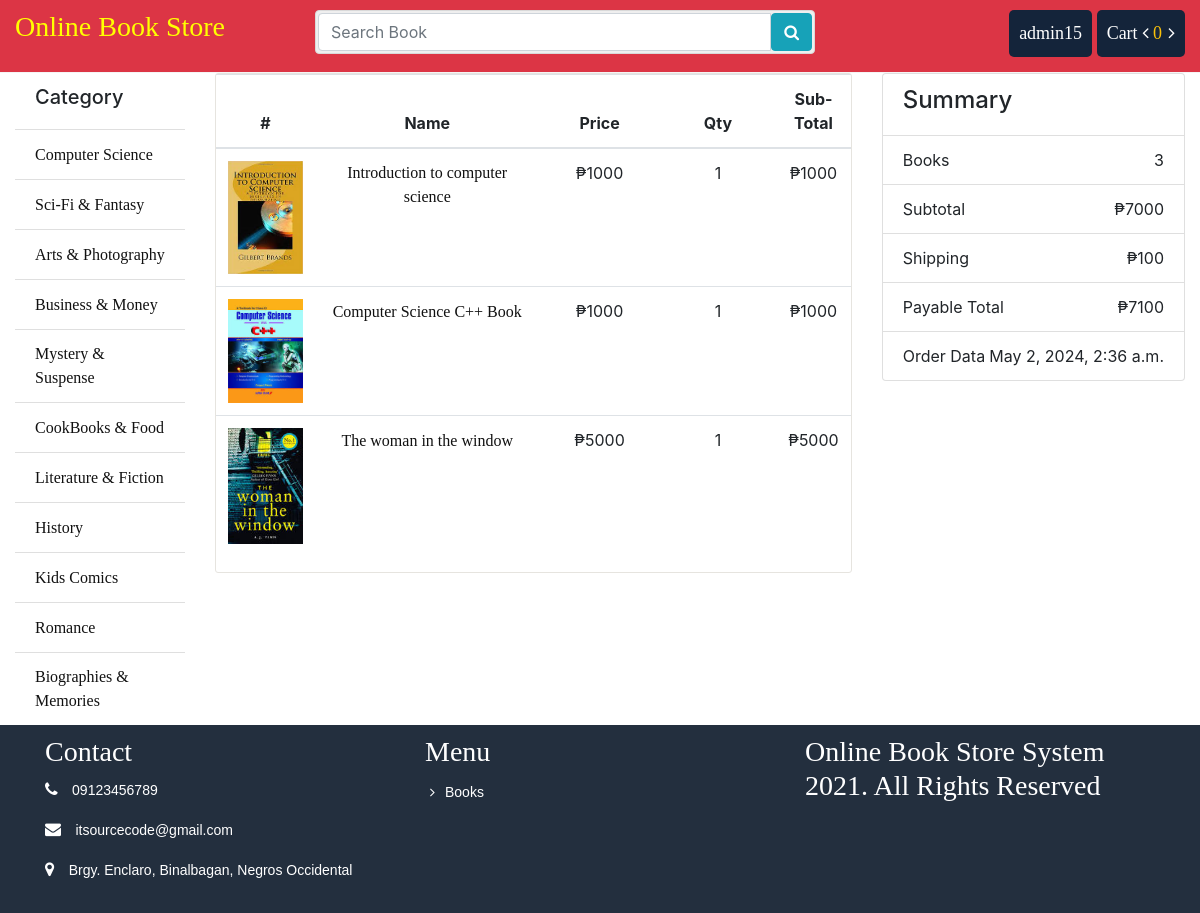
The app's page /order/14 (signed in) with its own data.
### store/models.py (models this page shows, shortened)
class Category(models.Model):
	name = models.CharField(max_length = 100)
	slug = models.SlugField(max_length = 150, unique=True ,db_index=True)
	icon = models.FileField(upload_to = "category/")
	create_at = models.DateTimeField(auto_now_add = True)
	updated_at = models.DateTimeField(auto_now_add = True)

class Book(models.Model):
	writer = models.ForeignKey(Writer, on_delete = models.CASCADE)
	category = models.ForeignKey(Category, on_delete = models.CASCADE)
	name = models.CharField(max_length = 100)
	slug = models.SlugField(max_length=100, db_index=True)
	price = models.IntegerField()
	stock = models.IntegerField()
	coverpage = models.FileField(upload_to = "coverpage/")
	bookpage = models.FileField(upload_to = "bookpage/")
	created = models.DateTimeField(auto_now_add=True)
	updated = models.DateTimeField(auto_now=True)
	totalreview = models.IntegerField(default=1)
	totalrating = models.IntegerField(default=5)
	status = models.IntegerField(default=0)
	description = models.TextField()

### order/models.py (models this page shows, shortened)
class OrderItem(models.Model):
    order = models.ForeignKey(Order, on_delete=models.CASCADE)
    book = models.ForeignKey(Book, on_delete=models.CASCADE)
    price = models.DecimalField(max_digits=10, decimal_places=2)
    quantity = models.PositiveIntegerField(default=1)

class Order(models.Model):
	customer = models.ForeignKey(User, on_delete = models.CASCADE)
	name = models.CharField(max_length=30)
	email = models.EmailField()
	phone = models.CharField(max_length=16)
	address = models.CharField(max_length=150)
	division = models.CharField(max_length=20)
	district = models.CharField(max_length=30)
	zip_code = models.CharField(max_length=30)
	payment_method = models.CharField(max_length = 20)
	account_no = models.CharField(max_length = 20)
	transaction_id = models.IntegerField()
	payable = models.IntegerField()
	totalbook = models.IntegerField()
	created = models.DateTimeField(auto_now_add=True)
	updated = models.DateTimeField(auto_now=True)
	paid = models.BooleanField(default=False)
	class Meta:
		ordering = ('-created', )

### order/views.py (the view)
# urls.py: path('<int:id>', views.order_details, name="order_details"),
def order_details(request, id):
	order_summary = get_object_or_404(Order, id=id)
	if order_summary.customer_id != request.user.id:
		return redirect('store:index')
	orderedItem = OrderItem.objects.filter(order_id=id)
	context = {
		"o_summary": order_summary,
		"o_item": orderedItem
	}
	return render(request, 'order/details.html', context)

### cart/cart.py (called while the page is built)
    def __len__(self):
        return sum(item['quantity'] for item in self.cart.values())

### store/context_processors.py (called while the page is built)
def sidebar(request):
	categories = Category.objects.all()
	context = {
		"cat":categories
	}
	return context

def cart(request):
	cart = Cart(request)
	context = {
		"cart": cart
	}
	return context

### store/templatetags/customfunction.py (called while the page is built)
@register.filter(name='subtotal')
def subtotal(value, args):
	return value*args

### order/templates/order/details.html
{% extends 'store/base.html' %}
{% load static %}
{% load customfunction %}
{% block container %}
			<div class="row">
				<div class="col-sm-8">
					<div class="cart_info">
					    <table class="table table-hover">
					        <thead class="text-center">
					            <tr>
					                <th scope="col">#</th>
					                <th scope="col" style="width: 250px">Name</th>
					                <th scope="col">Price</th>
					                <th scope="col" >Qty</th>
					                <th scope="col"> Sub-Total</th>
					            </tr>
					        </thead>
					        <tbody class="text-center">
					        	{% for item in o_item %}
					            <tr>
					                <td class="cart_coverpage"><a href=""><img src="{{ item.book.coverpage.url}}"></a></td>
					                <td><a href="{% url 'store:book' id=item.book.id %}">{{ item.book.name }}</a></td>
					                <td class="cart_quantity">₱{{ item.book.price }}</td>
					                <td class="cart_quantity">{{ item.quantity }}</td>
					                <td>₱{{ item.book.price|subtotal:item.quantity }}</td>
					            </tr>
					            {% endfor %}
					        </tbody>
					    </table>
					</div>
				</div>
				<div class="col-sm-4">
					<ul class="list-group">
						<li class="list-group-item d-flex justify-content-between align-items-center"><h4>Summary</h4></li>
						<li class="list-group-item d-flex justify-content-between align-items-center">Books<span>{{ o_summary.totalbook }}</span></li>
						<li class="list-group-item d-flex justify-content-between align-items-center">Subtotal<span>₱{{ o_summary.payable }}</span></li>
						<li class="list-group-item d-flex justify-content-between align-items-center">Shipping<span>₱{{ 100 }}</span></li>
						<li class="list-group-item d-flex justify-content-between align-items-center">Payable Total<span>₱{{ o_summary.payable|add:100 }}</span></li>
						<li class="list-group-item d-flex justify-content-between align-items-center">Order Data<span>{{ o_summary.created }}</span></li>
					</ul>
				</div>
			</div>
		{% endblock %}

### store/templates/store/bin/header.html (shortened to what this page needs)
{% load static %}
<div class="header-top bg-danger">
	<div class="container-fluid">
		<div class="row">
			<div class="col-sm-3">
				<div class="pull-left">
					<a href="{% url 'store:index' %}"><h3 style="font-family:Lucida Handwriting; color: yellow ">Online Book Store</h3></a>
				</div>
			</div>
			<div class="col-sm-5">
				<form action="{% url 'search:search' %}" method="GET">
					<div class="input-group search_box">
						<input type="text" class="form-control" placeholder="Search Book" name="q" value="{{search}}">
						<button class="btn btn-info" type="submit"><i class="fa fa-search"></i></button>
					</div>
				</form>
			</div>
			<div class="col-sm-4">
				<div class="pull-right">
					<ul class="navbar-nav">
						{% if request.user.is_authenticated %}
					    <li class="dropdown profile"><a href="#">{{ request.user.username }}</a>
					    </li>
					    <li class="cart">
					    	<a href="{% url 'cart:cart_details' %}">Cart <i class="fa fa-angle-left"></i>
					    		<span class="totalcart" id="gettotalcart"> {{ cart|length }} </span>
					    		<i class="fa fa-angle-right"></i>
					    	</a>
					    </li>
					    {% endif %}
					</ul>
				</div>
			</div>
		</div>
	</div>
</div>

### store/templates/store/bin/sidebar.html
			<ul class="list-group list-group-flush">
				<li class="list-group-item"><h5>Category</h5></li>
				{% for p in cat %}
				<li class="list-group-item"><a href="{% url 'store:category' id=p.id %}">{{p.name}}</a></li>
				{% endfor %}
			</ul>

### store/static/css/style.css (style rules this page uses)
.header-top { border-bottom: 1px solid #f5f5f5; padding-top: 10px; padding-bottom: 15px; background: none repeat scroll 0 0 #232f3e; }
.search_box { padding: 2px; background-color: #efefef; border: 1px solid #d9d9d9; border-radius: 4px; position:absolute; width:100%; }
.navbar-nav { display: block; }
.navbar-nav li { display: inline-block; }
.navbar-nav li a { color: #fff; font-size: 18px; text-decoration: none; }
.cart, .profile { background: #14243a; padding: 10px; border-radius: 5px; }
.totalcart { color: #fac10a; margin-right:2px; }
.titleheader > h3, a { font-family: "Times New Roman", Times, serif; display: inline-block; }
ul li { list-style: none; }
.list-group li a { color: #111; }
td a { color: #111!important; }
.cart_info { border: 1px solid #E6E4DF; border-radius: 3px; margin-bottom: 20px; }
.cart_coverpage a img { max-width:75px; }
.cart_quantity { width: 130px; }

### records on screen
Category: name "Computer Science"
Category: name "Sci-Fi & Fantasy"
Category: name "Arts & Photography"
Category: name "Business & Money"
Category: name "Mystery & Suspense"
Category: name "CookBooks & Food"
Category: name "Literature & Fiction"
Category: name "History"
Category: name "Kids Comics"
Category: name "Romance"
Category: name "Biographies & Memories"
OrderItem: book.coverpage (picture), book.name "Introduction to computer science", book.price "1000", quantity "1", book.price|subtotal "1000"
OrderItem: book.coverpage (picture), book.name "Computer Science C++ Book", book.price "1000", quantity "1", book.price|subtotal "1000"
OrderItem: book.coverpage (picture), book.name "The woman in the window", book.price "5000", quantity "1", book.price|subtotal "5000"
Order: totalbook "3", payable "7000", payable|add "7100", created "May 2, 2024, 2:36 a.m."

### other values on screen
{{ request.user.username }} "admin15"
{{ cart|length }} "0"
{{ 100 }} "100"
